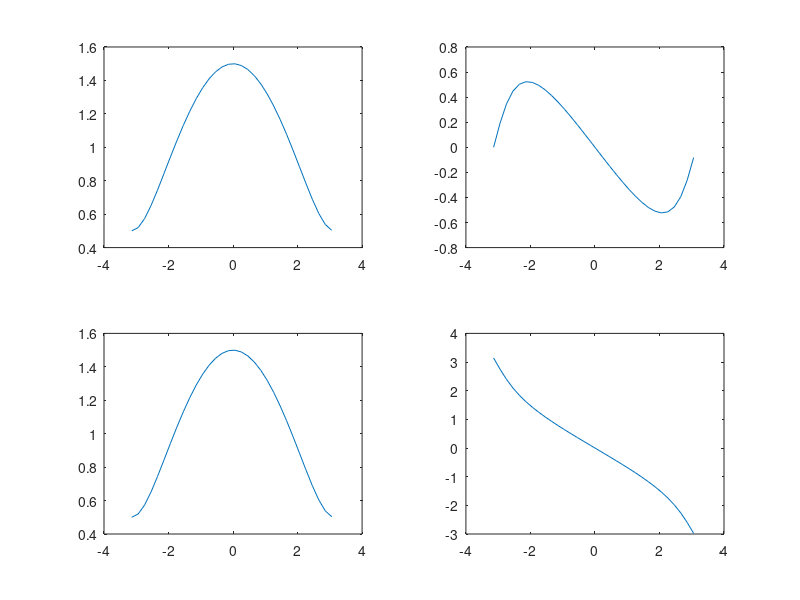

Reproduce this figure in MATLAB.
clc;
clear;
close all;
n= 0:0.2:10;
w=-pi:0.2:pi;
a=2;
z=cos(w)+j.*sin(w);
h=1+0.5*(z.^-1);
x=0.5+(z.^-1);
subplot(2,2,1);
plot(w,abs(h));

subplot(2,2,2);
plot(w,angle(h));

subplot(2,2,3);
plot(w,abs(x));

subplot(2,2,4);
plot(w,angle(x));